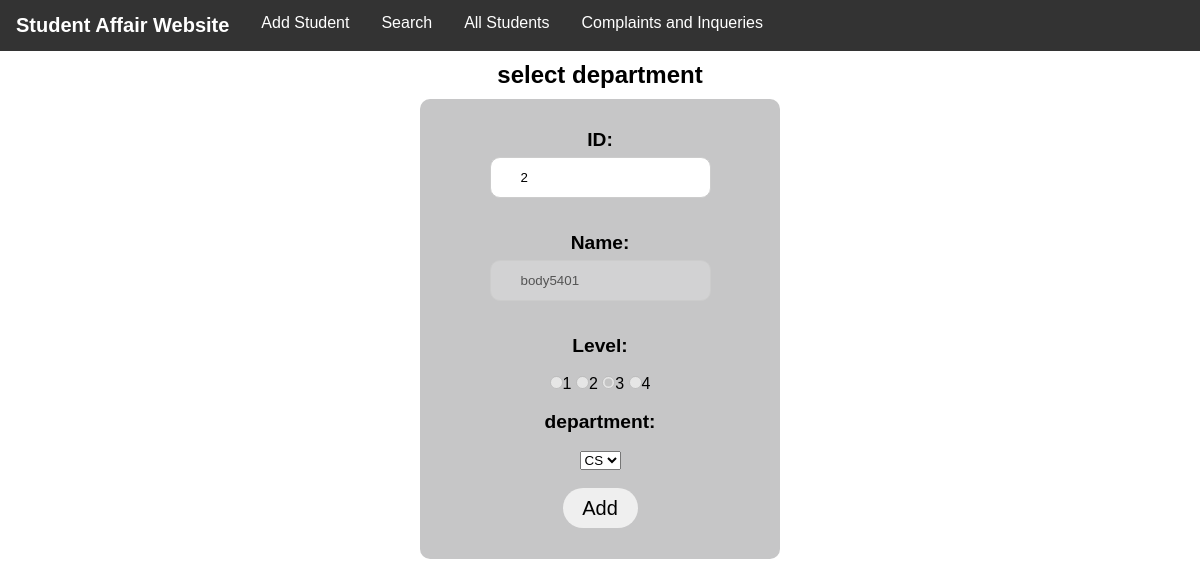
The page /Select/2 on the database its author committed.
### startpage/models.py (models this page shows, shortened)
class Student(models.Model):
    name=models.CharField(max_length=50)
    gpa=models.DecimalField(max_digits=3,decimal_places=2)
    birth=models.DateField(default=datetime.now)
    email=models.EmailField(blank=True,null=True)
    mobNum=models.PositiveBigIntegerField(blank=True,null=True)
    level=models.IntegerField(null=True)
    active=models.BooleanField(default=True)
    department=models.CharField(max_length=3,blank=True,null=True)
    gender=models.CharField(max_length=6,default='Male')

### startpage/views.py (the view)
# urls.py: path('Select/<int:theid>',views.SelectDepartment,name='select'),
def SelectDepartment(request,theid):
    if request.method == 'POST':
        if request.POST['level'] == '3' or request.POST['level'] == '4':
            Student.objects.filter(id=theid).update(department=request.POST['department'])
    return render(request,'selectD/select_department.html',{'x':Student.objects.get(id=theid)})

### templates/selectD/select_department.html (shortened to what this page needs)
<!DOCTYPE html>
<html>
    <head>
        {% load static %}
        <link rel="stylesheet" href="{% static 'css/select_department.css' %}">
    </head>
    <body>
        <div class="topnav">
            <ul class="navlist">
            <li class="title">Student Affair Website</li>
            <li><a href="{% url 'add' %}" id="nav">Add Student</a></li>
            <li><a href="{% url 'search' %}" id="nav">Search</a></li>
            <li><a href="{% url 'all' %}" id="nav">All Students</a></li>
            <li> <a href="{% url 'CompInq' %}" id="nav">Complaints and Inqueries</a></li>
            </ul>
        </div>
<center>
        <h2><b>select department</b></h2>
        <div class="form">
            <form action="" method="POST">
             <label><b>ID: </b></label><br>
             <input type="text" name="id"  value="{{x.id}}" readonly><br><br>
             <label><b>Name: </b></label><br>
             <input type="text" name="name" value="{{x.name}}"disabled><br><br>
             <label><b>Level: </b></b></label><br><br>
             {% if x.level == 1 %}
             <input id="lev1" type="radio" name="level" value="1" disabled checked>1
             <input id="lev2" type="radio" name="level" value="2" disabled>2
             <input id="lev3" type="radio" name="level" value="3" disabled>3
             <input id="lev3" type="radio" name="level" value="4" disabled>4<br><br>
            {% elif x.level == 2 %}
            <input id="lev1" type="radio" name="level" value="1" disabled>1
             <input id="lev2" type="radio" name="level" value="2" disabled checked>2
             <input id="lev3" type="radio" name="level" value="3" disabled>3
             <input id="lev3" type="radio" name="level" value="4" disabled>4<br><br>
                {% elif x.level == 3 %}
                <input id="lev1" type="radio" name="level" value="1" disabled >1
             <input id="lev2" type="radio" name="level" value="2" disabled>2
             <input id="lev3" type="radio" name="level" value="3" disabled checked>3
             <input id="lev3" type="radio" name="level" value="4" disabled>4<br><br>
             {% elif x.level == 4 %}
             <input id="lev1" type="radio" name="level" value="1" disabled>1
             <input id="lev2" type="radio" name="level" value="2" disabled>2
             <input id="lev3" type="radio" name="level" value="3" disabled>3
             <input id="lev3" type="radio" name="level" value="4" disabled checked>4<br><br>
             {% endif %}
             <label><b>department: </b></label><br><br>
             <select id="dep" class="select" name="department">
                 {% if x.department == 'CS' %}
                 <option value="CS" selected>CS</option>
                 {% elif x.department == 'AI' %}
                 <option value="CS">CS</option>
                 <option value="AI" selected>AI</option>
                 <option value="IT">IT</option>
                 <option value="IS">IS</option>
                 <option value="DS">DS</option>
                 {% elif x.department == 'IT' %}
                 <option value="CS">CS</option>
                 <option value="AI">AI</option>
                 <option value="IT" selected>IT</option>
                 <option value="IS">IS</option>
                 <option value="DS">DS</option>
                 {% elif x.department == 'IS' %}
                 <option value="CS">CS</option>
                 <option value="AI">AI</option>
                 <option value="IT">IT</option>
                 <option value="IS" selected>IS</option>
                 <option value="DS">DS</option>
                 {% elif x.department == 'DS' %}
                 <option value="CS">CS</option>
                 <option value="AI">AI</option>
                 <option value="IT">IT</option>
                 <option value="IS">IS</option>
                 <option value="DS" selected>DS</option>
                 {% else %}
                 <option value="CS">CS</option>
                 <option value="AI">AI</option>
                 <option value="IT">IT</option>
                 <option value="IS">IS</option>
                 <option value="DS">DS</option>
                 {% endif %}
             </select><br><br>
             <div class="submit">
                <button type="submit" class="button" onclick="check_level()">Add</button>
             </div>
            </form>
        </div>
    </body>
</html>

### project/static/css/select_department.css (style rules this page uses)
* { margin:0; padding:0; font-family: Arial, Helvetica, sans-serif; }
.navlist { list-style-type: none; margin: 0; padding:0; overflow:hidden; background-color: #333; }
.navlist li { float:left; }
li a { align-items: center; display:block; color: white; text-decoration: none; padding: 14px 16px; }
.title { display:block; color: white; text-decoration: none; text-align: center; padding: 14px 16px; font-size: 20px; font-weight: bolder; }
h2 { margin: 10px; }
.form { height: 400px; width: 300px; border: rgb(198, 198, 199); background-color:rgb(198, 198, 199); padding: 30px; border-radius: 10px; }
input[type="text"] { padding: 12px; padding-inline-start: 10%; border: 1px solid #ccc; border-radius: 10px; margin-top: 6px; margin-bottom: 16px; resize: vertical; }
label { font-size: larger; }
.button { font-size: 20px; height: 40px; width: 75px; border: none; border-radius: 50px; }

### rows shown on the page
Student: id "2", name "body5401", department "CS"
